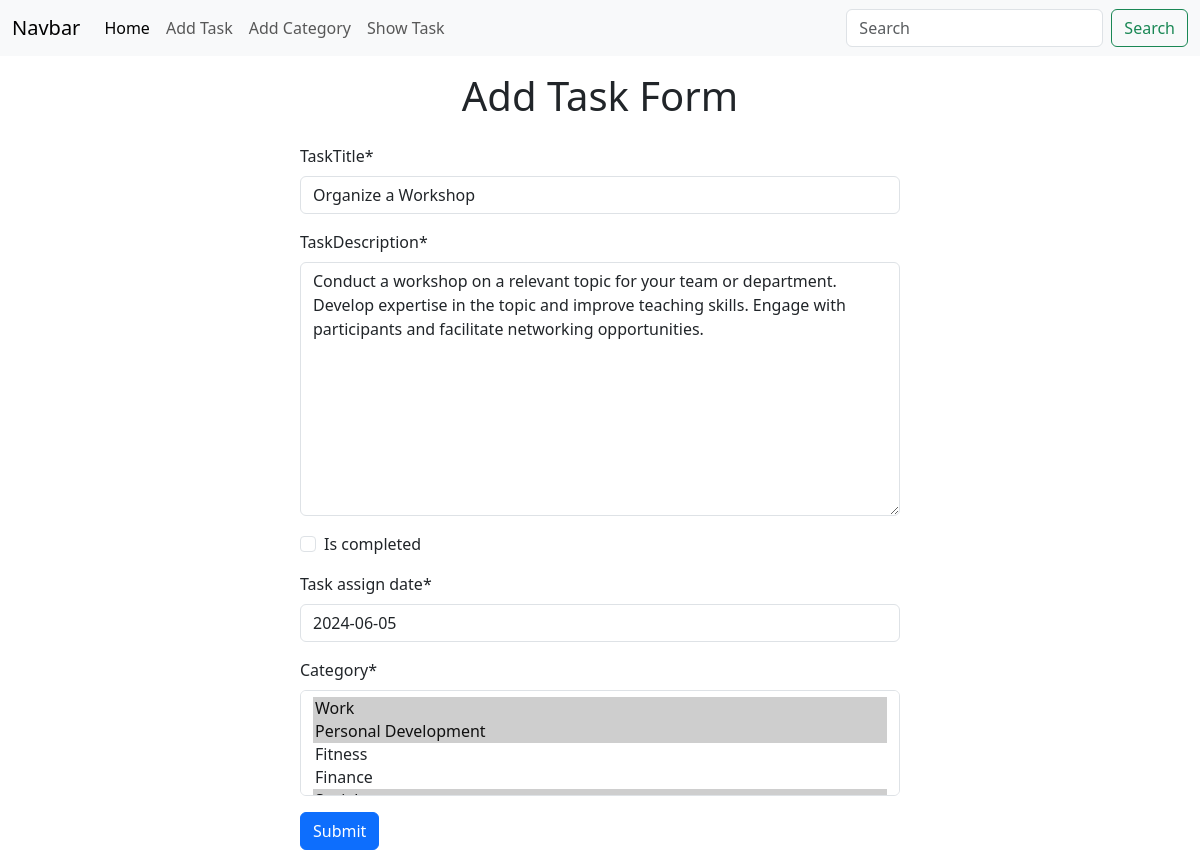
The app's page /task/edit_task/7 with its own data.
### task/models.py (models this page shows, shortened)
class Task(models.Model):
    taskTitle = models.CharField(max_length=50)
    taskDescription = models.TextField()
    is_completed = models.BooleanField(default=False)
    task_assign_date = models.DateField()
    category = models.ManyToManyField(Category)

### task/views.py (the view)
# urls.py: path('edit_task/<int:id>',views.editTask, name='edit_task'),
def editTask(request,id):
    task = Task.objects.get(pk=id)
    task_form = forms.TaskForm(instance=task)
    if request.method == 'POST':
        task_form = forms.TaskForm(request.POST,instance=task)
        if task_form.is_valid():
            task_form.save()
            return redirect('show_task')
    return render(request,'task.html',{'form':task_form})

### task/forms.py
class TaskForm(forms.ModelForm):
    class Meta:
        model = Task
        fields = '__all__'
        widgets = {
            'task_assign_date' : forms.TextInput(attrs={'placeholder':'Please select the date this format year-month-date'}),
            'taskTitle' : forms.TextInput(attrs={'placeholder':'Please enter the name of the task'}),
            'taskDescription' : forms.Textarea(attrs={'placeholder':'Please enter the description of your task'}),
        }

### category/models.py (called while the page is built)
    def __str__(self):
        return self.category_name

### task/templates/task.html (shortened to what this page needs)
{% extends "base.html" %}
{% load crispy_forms_tags %}
{% block content %}
<div class='w-50 mx-auto'>
<h1 class='text-center mt-3 mb-4'>Add Task Form</h1>
<form method='POST'>
    {{form | crispy}}
    <button class='btn btn-primary'>Submit</button>
</form>
</div>
{% endblock  %}

### records on screen
Task: taskTitle "Organize a Workshop", taskDescription "Conduct a workshop on a relevant topic for your team or department. Develop expertise in the topic and improve teaching skills. Engage with participants and facilitate networking opportunities.", task_assign_date "2024-06-05"
